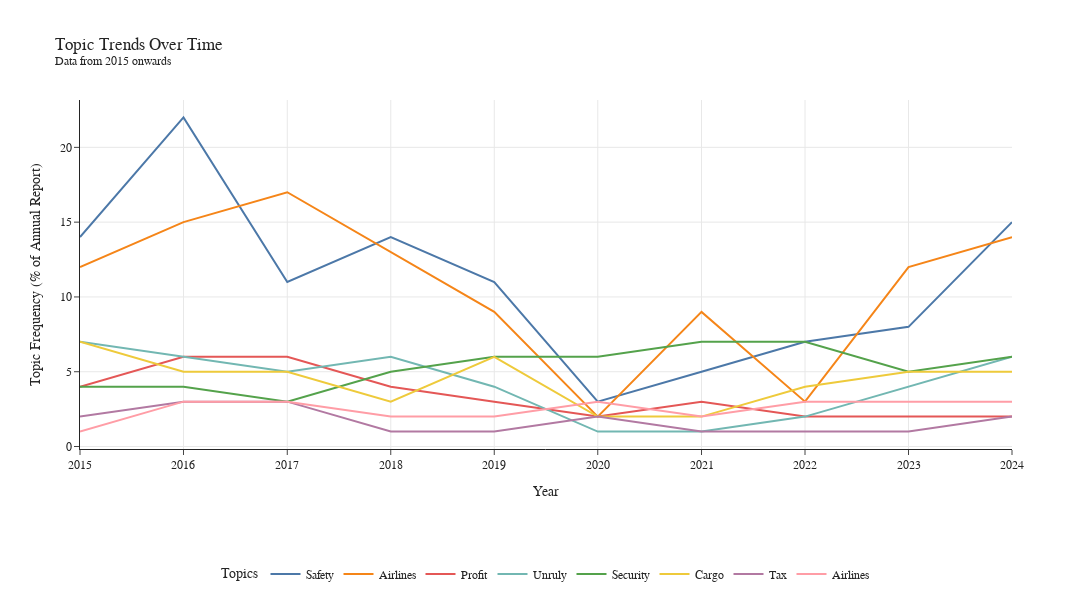

The notebook cell saved with this chart:
### Code cell
# ------------------------------------------------------------
# Generate topic time series and visualize trends
# ------------------------------------------------------------

timestamps = pd.to_datetime(timestamps, format="%Y")
topics_over_time = topic_model.topics_over_time(texts, timestamps, topic_model.topics_)

# OPTIONAL: Set filter criteria
# Set to None to ignore
min_year = 2015
max_year = None
exclude_years = None #[2020]  

# Apply year filtering
filtered_topics, filter_label = filter_dataframe_by_year(
    topics_over_time,
    min_year=min_year,
    max_year=max_year,
    exclude_years=exclude_years
)

# Apply topic filtering (remove junk and noise topics)
filtered_topics = filtered_topics[
    (~filtered_topics["Topic"].isin(junk_topics)) &
    (filtered_topics["Topic"] != -1)
]

# Select top k most frequent clean topics
top_k = 8
top_topics = get_top_topics(filtered_topics, top_k)

# Make plot of topic frequency by year
# y-axis = % of all text chunks assigned to this topic in a given year
fig = topic_model.visualize_topics_over_time(filtered_topics, topics=top_topics)

# Apply custom colors and labels
palette = px.colors.qualitative.T10

for i, trace in enumerate(fig.data):
    topic_id = top_topics[i]
    trace.line.color    = palette[i % len(palette)]
    trace.name = clean_labels[topic_id]
    hover_text = trace.hovertemplate or ""
    trace.hovertemplate = f"{clean_labels[topic_id]}<extra></extra>"

# Clean up the figure layout
fig.update_layout(
    title=f"Topic Trends Over Time<br><sup>{filter_label}</sup>",
    width=1200,
    height=600,
    xaxis_title="Year",
    yaxis_title="Topic Frequency (% of Annual Report)",
    legend_title="Topics",
    font=dict(family="Arial", size=12),
    legend=dict(
        orientation="h",
        yanchor="bottom",
        y=-0.4,
        xanchor="center",
        x=0.5
    )
)

output_filename = f"../outputs/topic_trends"
fig.write_html(f"{output_filename}.html")
fig.write_image(f"{output_filename}.png")

fig.show()

### Figure 1 — Plotly figure (JSON) as saved in the notebook; plotly's stock layout.template omitted (floating-point values rounded to 4 significant figures)
{"data": [{"hoverinfo": "text", "hovertemplate": "Safety<extra></extra>", "hovertext": ["<b>Topic 0</b><br>Words: safety, iosa, accidents, audit, accident", "<b>Topic 0</b><br>Words: safety, accidents, iosa, accident, fatalities", "<b>Topic 0</b><br>Words: safety, accidents, accident, iosa, cfit", "<b>Topic 0</b><br>Words: safety, accidents, iosa, accident, flights", "<b>Topic 0</b><br>Words: safety, accidents, accident, iosa, turbulence", "<b>Topic 0</b><br>Words: vouchers, safety, refundable vouchers, refundable, iosa", "<b>Topic 0</b><br>Words: safety, safety risk, accidents, safety leadership, pillar", "<b>Topic 0</b><br>Words: safety, million flights, flights, accident, million", "<b>Topic 0</b><br>Words: safety, iosa, accidents, accident, rate", "<b>Topic 0</b><br>Words: safety, iosa, accidents, accident, fatal"], "line": {"color": "#4C78A8"}, "marker": {"color": "#E69F00"}, "mode": "lines", "name": "Safety", "type": "scatter", "x": ["2015-01-01T00:00:00.000000000", "2016-01-01T00:00:00.000000000", "2017-01-01T00:00:00.000000000", "2018-01-01T00:00:00.000000000", "2019-01-01T00:00:00.000000000", "2020-01-01T00:00:00.000000000", "2021-01-01T00:00:00.000000000", "2022-01-01T00:00:00.000000000", "2023-01-01T00:00:00.000000000", "2024-01-01T00:00:00.000000000"], "y": [14, 22, 11, 14, 11, 3, 5, 7, 8, 15]}, {"hoverinfo": "text", "hovertemplate": "Airlines<extra></extra>", "hovertext": ["<b>Topic 1</b><br>Words: security, information, smart security, smart, cyber", "<b>Topic 1</b><br>Words: security, information, pnr, smart security, smart", "<b>Topic 1</b><br>Words: security, smart security, smart, information, governments", "<b>Topic 1</b><br>Words: security, smart security, smart, data, screening", "<b>Topic 1</b><br>Words: security, gasep, information, threats, governments", "<b>Topic 1</b><br>Words: security, cybersecurity, threats, cyber, conflict zones", "<b>Topic 1</b><br>Words: security, countries, belarus, terrorist, screening", "<b>Topic 1</b><br>Words: security, civil, attacks, information, airspace", "<b>Topic 1</b><br>Words: security, screening, measures, risk, information", "<b>Topic 1</b><br>Words: security, cybersecurity, information, sems, cyber"], "line": {"color": "#F58518"}, "marker": {"color": "#56B4E9"}, "mode": "lines", "name": "Airlines", "type": "scatter", "x": ["2015-01-01T00:00:00.000000000", "2016-01-01T00:00:00.000000000", "2017-01-01T00:00:00.000000000", "2018-01-01T00:00:00.000000000", "2019-01-01T00:00:00.000000000", "2020-01-01T00:00:00.000000000", "2021-01-01T00:00:00.000000000", "2022-01-01T00:00:00.000000000", "2023-01-01T00:00:00.000000000", "2024-01-01T00:00:00.000000000"], "y": [12, 15, 17, 13, 9, 2, 9, 3, 12, 14]}, {"hoverinfo": "text", "hovertemplate": "Profit<extra></extra>", "hovertext": ["<b>Topic 12</b><br>Words: airlines, airways, china, lan, airlines china", "<b>Topic 12</b><br>Words: airlines, airways, china, international, lan", "<b>Topic 12</b><br>Words: airlines, airways, latam, latam airlines, china", "<b>Topic 12</b><br>Words: airlines, airways, latam, china, latam airlines", "<b>Topic 12</b><br>Words: airlines, airways, latam, latam airlines, china", "<b>Topic 12</b><br>Words: airlines, airways, latam, latam airlines, china", "<b>Topic 12</b><br>Words: airlines, airways, latam, express, china", "<b>Topic 12</b><br>Words: airlines, airways, latam, china, latam airlines", "<b>Topic 12</b><br>Words: airlines, airways, latam, china, latam airlines", "<b>Topic 12</b><br>Words: airlines, airways, latam, china, express"], "line": {"color": "#E45756"}, "marker": {"color": "#009E73"}, "mode": "lines", "name": "Profit", "type": "scatter", "x": ["2015-01-01T00:00:00.000000000", "2016-01-01T00:00:00.000000000", "2017-01-01T00:00:00.000000000", "2018-01-01T00:00:00.000000000", "2019-01-01T00:00:00.000000000", "2020-01-01T00:00:00.000000000", "2021-01-01T00:00:00.000000000", "2022-01-01T00:00:00.000000000", "2023-01-01T00:00:00.000000000", "2024-01-01T00:00:00.000000000"], "y": [4, 6, 6, 4, 3, 2, 3, 2, 2, 2]}, {"hoverinfo": "text", "hovertemplate": "Unruly<extra></extra>", "hovertext": ["<b>Topic 13</b><br>Words: tax, taxes, taxation, government, apd", "<b>Topic 13</b><br>Words: tax, taxes, taxation, passenger, fee", "<b>Topic 13</b><br>Words: tax, government, taxes, vat, taxation", "<b>Topic 13</b><br>Words: tax, government, taxes, taxation, vat", "<b>Topic 13</b><br>Words: tax, government, levy, taxation, vat", "<b>Topic 13</b><br>Words: tax, taxation, million, saving million, saving", "<b>Topic 13</b><br>Words: tax, europe energy, energy carbon, energy, initiatives", "<b>Topic 13</b><br>Words: tax, eu, taxes, taxation, non-eu", "<b>Topic 13</b><br>Words: tax, taxation, taxes, article, government", "<b>Topic 13</b><br>Words: tax, taxes, taxation, revenue, government"], "line": {"color": "#72B7B2"}, "marker": {"color": "#F0E442"}, "mode": "lines", "name": "Unruly", "type": "scatter", "x": ["2015-01-01T00:00:00.000000000", "2016-01-01T00:00:00.000000000", "2017-01-01T00:00:00.000000000", "2018-01-01T00:00:00.000000000", "2019-01-01T00:00:00.000000000", "2020-01-01T00:00:00.000000000", "2021-01-01T00:00:00.000000000", "2022-01-01T00:00:00.000000000", "2023-01-01T00:00:00.000000000", "2024-01-01T00:00:00.000000000"], "y": [7, 6, 5, 6, 4, 1, 1, 2, 4, 6]}, {"hoverinfo": "text", "hovertemplate": "Security<extra></extra>", "hovertext": ["<b>Topic 15</b><br>Words: trade, cargo, freight, world trade, growth", "<b>Topic 15</b><br>Words: domestic, freight, trade, year, cargo", "<b>Topic 15</b><br>Words: trade, freight, cargo, global, growth", "<b>Topic 15</b><br>Words: cargo, growth, global, chart, passenger", "<b>Topic 15</b><br>Words: dom, cargo, trade, domestic, global", "<b>Topic 15</b><br>Words: cargo, trade, global, ctks, passenger", "<b>Topic 15</b><br>Words: cargo, demand, capacity, global, passenger", "<b>Topic 15</b><br>Words: cargo, demand, goods, trade, monthly traffic", "<b>Topic 15</b><br>Words: cargo, ctks, demand, cargo demand, passenger aircraft", "<b>Topic 15</b><br>Words: cargo, trade, yoy, demand, growth"], "line": {"color": "#54A24B"}, "marker": {"color": "#D55E00"}, "mode": "lines", "name": "Security", "type": "scatter", "x": ["2015-01-01T00:00:00.000000000", "2016-01-01T00:00:00.000000000", "2017-01-01T00:00:00.000000000", "2018-01-01T00:00:00.000000000", "2019-01-01T00:00:00.000000000", "2020-01-01T00:00:00.000000000", "2021-01-01T00:00:00.000000000", "2022-01-01T00:00:00.000000000", "2023-01-01T00:00:00.000000000", "2024-01-01T00:00:00.000000000"], "y": [4, 4, 3, 5, 6, 6, 7, 7, 5, 6]}, {"hoverinfo": "text", "hovertemplate": "Cargo<extra></extra>", "hovertext": ["<b>Topic 17</b><br>Words: mc99, ratification, mp14, unruly, ratify", "<b>Topic 17</b><br>Words: unruly, mc99, mp14, ratify, nations", "<b>Topic 17</b><br>Words: unruly, mc99, unruly passengers, ratify, passengers", "<b>Topic 17</b><br>Words: unruly, mc99, mp14, passengers, unruly passengers", "<b>Topic 17</b><br>Words: mc99, unruly, mp14, incidents, passengers", "<b>Topic 17</b><br>Words: mp14, african, unruly, disabilities, african market", "<b>Topic 17</b><br>Words: mp14, unruly, ratify, traveler survey, mask", "<b>Topic 17</b><br>Words: mobility, mobility aids, aids, unruly, incidents", "<b>Topic 17</b><br>Words: unruly, incidents, mobility, disabilities, unruly passenger", "<b>Topic 17</b><br>Words: unruly, disabilities, guidance, behavior, mp14"], "line": {"color": "#EECA3B"}, "marker": {"color": "#0072B2"}, "mode": "lines", "name": "Cargo", "type": "scatter", "x": ["2015-01-01T00:00:00.000000000", "2016-01-01T00:00:00.000000000", "2017-01-01T00:00:00.000000000", "2018-01-01T00:00:00.000000000", "2019-01-01T00:00:00.000000000", "2020-01-01T00:00:00.000000000", "2021-01-01T00:00:00.000000000", "2022-01-01T00:00:00.000000000", "2023-01-01T00:00:00.000000000", "2024-01-01T00:00:00.000000000"], "y": [7, 5, 5, 3, 6, 2, 2, 4, 5, 5]}, {"hoverinfo": "text", "hovertemplate": "Tax<extra></extra>", "hovertext": ["<b>Topic 21</b><br>Words: profit, revenues, profitability, ancillary, billion", "<b>Topic 21</b><br>Words: profi, financial performance, profit, generated, financial", "<b>Topic 21</b><br>Words: profit, profits, billion, american, financial performance", "<b>Topic 21</b><br>Words: operating profit, margin, operating, profit, important contributor", "<b>Topic 21</b><br>Words: financial performance, passenger basis, regionally, north american, financial", "<b>Topic 21</b><br>Words: operating, remained, operating margin, margin, financial performance", "<b>Topic 21</b><br>Words: cash, carriers, cash flow, flow, positive", "<b>Topic 21</b><br>Words: region, margin, international travel, operating, troubled renewed", "<b>Topic 21</b><br>Words: roic, source financial, net, financial forecast, north american", "<b>Topic 21</b><br>Words: profit, net, economics airline, analyst, airline analyst"], "line": {"color": "#B279A2"}, "marker": {"color": "#CC79A7"}, "mode": "lines", "name": "Tax", "type": "scatter", "x": ["2015-01-01T00:00:00.000000000", "2016-01-01T00:00:00.000000000", "2017-01-01T00:00:00.000000000", "2018-01-01T00:00:00.000000000", "2019-01-01T00:00:00.000000000", "2020-01-01T00:00:00.000000000", "2021-01-01T00:00:00.000000000", "2022-01-01T00:00:00.000000000", "2023-01-01T00:00:00.000000000", "2024-01-01T00:00:00.000000000"], "y": [2, 3, 3, 1, 1, 2, 1, 1, 1, 2]}, {"hoverinfo": "text", "hovertemplate": "Airlines<extra></extra>", "hovertext": ["<b>Topic 25</b><br>Words: airlines, airways, representing, group, david", "<b>Topic 25</b><br>Words: airlines, airways, representing, egyptair, alexandre", "<b>Topic 25</b><br>Words: airlines, airways, representing, group, france", "<b>Topic 25</b><br>Words: airlines, airways, group, managing, representing", "<b>Topic 25</b><br>Words: airlines, airways, al, al baker, akbar", "<b>Topic 25</b><br>Words: airlines, airways, representing, egyptair, group", "<b>Topic 25</b><br>Words: airlines, representing, airways, klm, egyptair", "<b>Topic 25</b><br>Words: airlines, airways, representing, klm, france", "<b>Topic 25</b><br>Words: airlines, mr, group, chair, representing", "<b>Topic 25</b><br>Words: airlines, group, representing, mr, chair"], "line": {"color": "#FF9DA6"}, "marker": {"color": "#E69F00"}, "mode": "lines", "name": "Airlines", "type": "scatter", "x": ["2015-01-01T00:00:00.000000000", "2016-01-01T00:00:00.000000000", "2017-01-01T00:00:00.000000000", "2018-01-01T00:00:00.000000000", "2019-01-01T00:00:00.000000000", "2020-01-01T00:00:00.000000000", "2021-01-01T00:00:00.000000000", "2022-01-01T00:00:00.000000000", "2023-01-01T00:00:00.000000000", "2024-01-01T00:00:00.000000000"], "y": [1, 3, 3, 2, 2, 3, 2, 3, 3, 3]}], "layout": {"font": {"family": "Arial", "size": 12}, "height": 600, "hoverlabel": {"bgcolor": "white", "font": {"family": "Rockwell", "size": 16}}, "legend": {"orientation": "h", "title": {"text": "Topics"}, "x": 0.5, "xanchor": "center", "y": -0.4, "yanchor": "bottom"}, "title": {"text": "Topic Trends Over Time<br><sup>Data from 2015 onwards</sup>"}, "width": 1200, "xaxis": {"showgrid": true, "title": {"text": "Year"}}, "yaxis": {"showgrid": true, "title": {"text": "Topic Frequency (% of Annual Report)"}}}}
